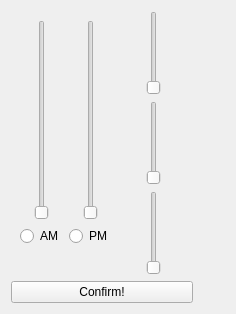
<?xml version="1.0" encoding="UTF-8"?>
<ui version="4.0">
 <class>MorningCountdownSubpage</class>
 <widget class="QWidget" name="morning_countdown_subpage">
  <property name="maximumWidth">
   <number>1200</number>
  </property>
  <layout class="QGridLayout" name="overall_layout">
   <property name="horizontalSpacing">
    <number>25</number>
   </property>
   <item row="0" column="0" rowspan="3" colspan="2">
    <widget class="QWidget" name="set_time_content">
     <property name="maximumWidth">
      <number>200</number>
     </property>
     <property name="minimumWidth">
      <number>200</number>
     </property>
     <layout class="QGridLayout" name="set_times_layout">
      <item row="0" column="0" alignment="Qt::AlignHCenter">
       <widget class="QSlider" name="hour_slider">
        <property name="orientation">
         <set>Vertical</set>
        </property>
        <property name="minimum">
         <number>1</number>
        </property>
        <property name="maximum">
         <number>12</number>
        </property>
       </widget>
      </item>
      <item row="1" column="0" alignment="Qt::AlignHCenter">
       <widget class="QRadioButton" name="am_radio_btn">
        <property name="text">
         <string>AM</string>
        </property>
       </widget>
      </item>
      <item row="0" column="1" alignment="Qt::AlignHCenter">
       <widget class="QSlider" name="minute_slider">
        <property name="orientation">
         <set>Vertical</set>
        </property>
        <property name="minimum">
         <number>0</number>
        </property>
        <property name="maximum">
         <number>59</number>
        </property>
       </widget>
      </item>
      <item row="1" column="1" alignment="Qt::AlignHCenter">
       <widget class="QRadioButton" name="pm_radio_btn">
        <property name="text">
         <string>PM</string>
        </property>
       </widget>
      </item>
      <item row="2" column="0" colspan="2" alignment="Qt::AlignHCenter">
       <widget class="QLabel" name="goal_time_lbl"/>
      </item>
     </layout>
    </widget>
   </item>
   <item row="0" column="2">
    <widget class="QSlider" name="red_slider">
     <property name="orientation">
      <set>Horizontal</set>
     </property>
     <property name="minimum">
      <number>0</number>
     </property>
    </widget>
   </item>
   <item row="1" column="2">
    <widget class="QSlider" name="yellow_slider">
     <property name="orientation">
      <set>Horizontal</set>
     </property>
     <property name="minimum">
      <number>0</number>
     </property>
    </widget>
   </item>
   <item row="2" column="2">
    <widget class="QSlider" name="green_slider">
     <property name="orientation">
      <set>Horizontal</set>
     </property>
     <property name="minimum">
      <number>0</number>
     </property>
    </widget>
   </item>
   <item row="0" column="3">
    <widget class="QLabel" name="red_lbl">
     <property name="maximumWidth">
      <number>400</number>
     </property>
    </widget>
   </item>
   <item row="1" column="3">
    <widget class="QLabel" name="yellow_lbl">
     <property name="maximumWidth">
      <number>400</number>
     </property>
    </widget>
   </item>
   <item row="2" column="3">
    <widget class="QLabel" name="green_lbl">
     <property name="maximumWidth">
      <number>400</number>
     </property>
    </widget>
   </item>
   <item row="3" column="0" colspan="4">
    <widget class="QPushButton" name="confirm_goal_time_btn">
     <property name="text">
      <string>Confirm!</string>
     </property>
    </widget>
   </item>
   <item row="0" column="4" rowspan="3">
    <widget class="QStackedWidget" name="traffic_light_images">
     <widget class="QLabel" name="none_traffic_light_image">
      <property name="alignment">
       <set>AlignCenter</set>
      </property>
     </widget>
     <widget class="QLabel" name="green_traffic_light_image">
      <property name="alignment">
       <set>AlignCenter</set>
      </property>
     </widget>
     <widget class="QLabel" name="yellow_traffic_light_image">
      <property name="alignment">
       <set>AlignCenter</set>
      </property>
     </widget>
     <widget class="QLabel" name="red_traffic_light_image">
      <property name="alignment">
       <set>AlignCenter</set>
      </property>
     </widget>
     <widget class="QLabel" name="all_traffic_light_image">
      <property name="alignment">
       <set>AlignCenter</set>
      </property>
     </widget>
    </widget>
   </item>
  </layout>
 </widget>
 <resources/>
 <connections/>
</ui>
